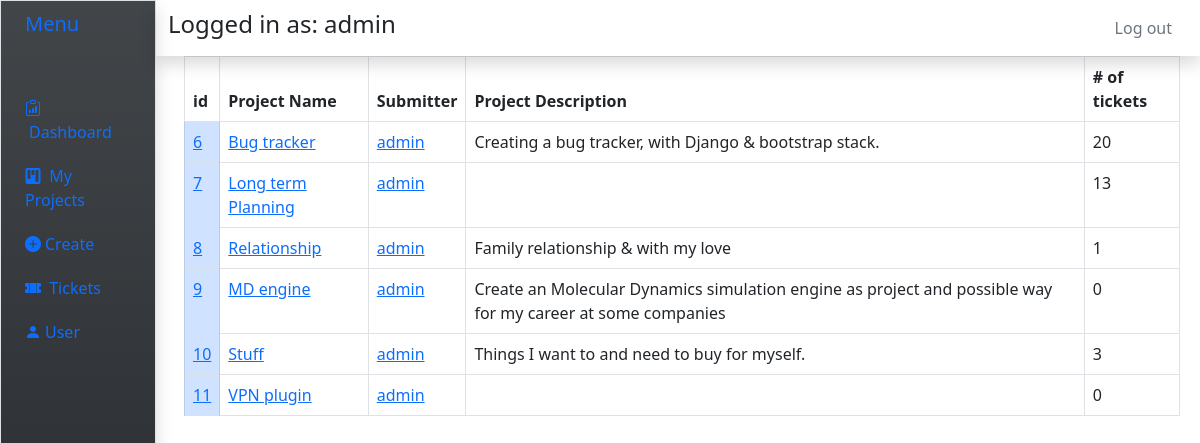
Screenshot of /view/ (signed in) with the database file from the repository.
### jiralike/models.py (models this page shows, shortened)
class User(AbstractUser):
	rchoices = [
		('Submitter','Submitter'),
		('Manager','Manager'),
		('Developer','Developer'),
		('Admin', 'Admin'),
	]
	role = models.CharField(
		max_length=40,
		choices = rchoices,
		default = 'Submitter'
	)

class Project(models.Model):
	name =  models.CharField(max_length=200, null = False)
	description = models.TextField(blank =True, null=True)
	user = models.ForeignKey(User, on_delete =models.CASCADE, null =True,related_name="project")

### jiralike/views.py (the view)
# urls.py: path("view/",views.view, name = "view"),
@login_required
def view(response):
	if response.user.is_anonymous:
		return HttpResponseRedirect('/login')
	else:
		pj = Project.objects.filter(user = response.user)
		tcks = Ticket.objects.filter(assignee = response.user)
		return render(response, "jiralike/proj_list.html",{
			"pj":pj,
			'tcks':tcks,
			})

### jiralike/templates/jiralike/proj_list.html (shortened to what this page needs)
{%extends 'jiralike/base.html' %}
{% block content%}
{%if pj.exists%}
<div class="container mx-1">
	<div class= 'row'>
			<table class= 'table table-bordered '>
				<thead>
					<tr>
						<th scope='col'>id</th>
						<th scope='col'>Project Name</th>
						<th scope='col'>Submitter</th>
						<th scope='col'>Project Description</th>
						<th scope='col'># of tickets</th>
					</tr>
				</thead>
				<tbody>
						{%for p in pj.all%}
						<tr>
						<td class='table-primary'><a href="{% url 'proj' p.id %}">{{p.id}}</a></td>
						<td><a href=/{{p.id}}>{{p.name}}</a></td>
						<td><a href=/{{p.id}}>{{p.user}}</a></td>
						<td>{{p.description}}</td>
						<td>{{p.ticket_set.all.count}}</td>
						</tr>
						{%endfor%}
				</tbody>
			</table>
	</div>
</div>
{%else%}
<div><h2>No assigned projects</h2></div>
{%endif%}
{% endblock %}

### jiralike/templates/jiralike/base.html (shortened to what this page needs)
<!DOCTYPE html>
<html>
<head>
  <link href="https://cdn.jsdelivr.net/npm/bootstrap@5.0.2/dist/css/bootstrap.min.css" rel="stylesheet"
>
  <link rel="stylesheet" href="https://cdn.jsdelivr.net/npm/bootstrap-icons@1.10.3/font/bootstrap-icons.css">
</head>
<body>
  <div class="container-fluid">
    <div class="row flex-nowrap">
      <div class="col-auto col-md-3 col-xl-2 px-sm-2 px-0 bg-dark bg-gradient border shadow  " style="width: 13%;">
        <div class="d-flex flex-column align-items-center align-items-sm-start px-3 pt-2 text-dark min-vh-100">
          <a href="/" class="d-flex align-items-center pb-3 mb-md-0 me-md-auto text-primary text-decoration-none">
            <span class="fs-5 d-none d-sm-inline">Menu</span>
          </a>
          <ul class="nav nav-pills flex-column mb-sm-auto mb-0 align-items-center align-items-sm-start" id="menu">
            <li class="nav-item mb-1">
              <a href="/home" class="nav-link align-middle px-0">
                <i class="bi bi-clipboard-data"></i> <span class="ms-1 d-none d-sm-inline">Dashboard</span>
              </a>
            </li>
            <ul class="nav nav-pills flex-column mb-sm-auto mb-0 align-items-center align-items-sm-start" id="menu">
              <li class="nav-item mb-1">
                <a href="/view" class="nav-link align-middle px-0">
                  <i class="bi bi-kanban-fill"></i> <span class="ms-1 d-none d-sm-inline">My Projects</span>
                </a>
              </li>
              <li class="nav-item mb-1">
                <a href="{% url 'create' %}" class="nav-link align-middle px-0">
                  <i class="bi bi-plus-circle-fill"></i><span class="ms-1 d-none d-sm-inline">Create</span>
                </a>
              </li>
              <li class="nav-item mb-1">
                <a href="{% url 'ticket:tview' %}" class="nav-link align-middle px-0">
                  <i class="bi bi-ticket-perforated-fill"></i> <span class="ms-1 d-none d-sm-inline">Tickets</span>
                </a>
              </li>
              <li class="nav-item">
                <a href="{% url 'current_user' %}" class="nav-link align-middle px-0">
                  <i class="bi bi-person-fill"></i><span class="ms-1 d-none d-sm-inline">User</span>
                </a>
              </li>
            </ul>
        </div>
      </div>
      <div class="col">
        <div class="row sticky-top">
          <nav class="navbar navbar-expand-lg navbar-white  shadow">
            <div class="col-8">
              {% if user.is_anonymous == False%}
              <p class='h4'>Logged in as: {{user}}</p>
              {% endif %}
            </div>
            <div class="col-4 text-secondary">
              {%if user.is_anonymous%}
              <div class="d-flex justify-content-end"><a class="nav-link text-secondary" href="/login">Login</a></div>
              {%else%}
              <div class="d-flex justify-content-end"><a class="nav-link text-secondary" href="/logout">Log out</a>
              </div>
              {%endif%}
            </div>
          </nav>
        </div>
        {%block content%}{%endblock%}
      </div>
    </div>
  </div>
</body>
</html>

### rows the page displays
User: username "admin"
Project: id "6", name "Bug tracker", user "admin", description "Creating a bug tracker, with Django & bootstrap stack.", ticket_set.all.count "20"
Project: id "7", name "Long term Planning", user "admin", ticket_set.all.count "13"
Project: id "8", name "Relationship", user "admin", description "Family relationship & with my love", ticket_set.all.count "1"
Project: id "9", name "MD engine", user "admin", description "Create an Molecular Dynamics simulation engine as project and possible way for my career at some companies", ticket_set.all.count "0"
Project: id "10", name "Stuff", user "admin", description "Things I want to and need to buy for myself.", ticket_set.all.count "3"
Project: id "11", name "VPN plugin", user "admin", ticket_set.all.count "0"
